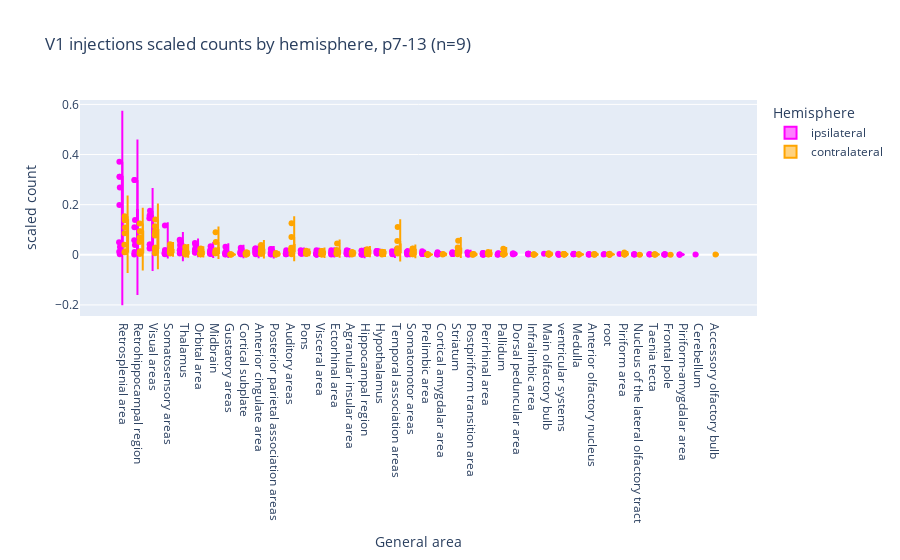

Notebook code cell kept with this figure:
### Code cell
plot_scaled_single(
    df_grouped,
    "V1 injections scaled counts by hemisphere, p7-13 (n=9)",
    area_order_scaled,
    "p7-13",
)

### Figure 1 — Plotly figure (JSON) as saved in the notebook; plotly's stock layout.template omitted (floating-point values rounded to 4 significant figures; data arrays with more than 128 entries replaced by an {"elided": "..."} marker saying what was removed)
{"data": [{"alignmentgroup": "True", "box": {"visible": true}, "hovertemplate": "Hemisphere=ipsilateral<br>General area=%{x}<br>scaled count=%{y}<extra></extra>", "legendgroup": "ipsilateral", "marker": {"color": "magenta"}, "meanline": {"visible": true}, "name": "ipsilateral", "offsetgroup": "ipsilateral", "orientation": "v", "points": "all", "scalegroup": "True", "showlegend": true, "type": "violin", "x": {"elided": "242 str values"}, "x0": " ", "xaxis": "x", "y": {"elided": "242 float values"}, "y0": " ", "yaxis": "y"}, {"alignmentgroup": "True", "box": {"visible": true}, "hovertemplate": "Hemisphere=contralateral<br>General area=%{x}<br>scaled count=%{y}<extra></extra>", "legendgroup": "contralateral", "marker": {"color": "orange"}, "meanline": {"visible": true}, "name": "contralateral", "offsetgroup": "contralateral", "orientation": "v", "points": "all", "scalegroup": "True", "showlegend": true, "type": "violin", "x": {"elided": "245 str values"}, "x0": " ", "xaxis": "x", "y": {"elided": "245 float values"}, "y0": " ", "yaxis": "y"}], "layout": {"legend": {"title": {"text": "Hemisphere"}, "tracegroupgap": 0}, "title": {"text": "V1 injections scaled counts by hemisphere, p7-13 (n=9)"}, "violinmode": "group", "xaxis": {"anchor": "y", "categoryarray": ["Retrosplenial area", "Retrohippocampal region", "Visual areas", "Somatosensory areas", "Thalamus", "Orbital area", "Midbrain", "Gustatory areas", "Cortical subplate", "Anterior cingulate area", "Posterior parietal association areas", "Auditory areas", "Pons", "Visceral area", "Ectorhinal area", "Agranular insular area", "Hippocampal region", "Hypothalamus", "Temporal association areas", "Somatomotor areas", "Prelimbic area", "Cortical amygdalar area", "Striatum", "Postpiriform transition area", "Perirhinal area", "Pallidum", "Dorsal peduncular area", "Infralimbic area", "Main olfactory bulb", "ventricular systems", "Medulla", "Anterior olfactory nucleus", "root", "Piriform area", "Nucleus of the lateral olfactory tract", "Taenia tecta", "Frontal pole", "Piriform-amygdalar area", "Cerebellum", "Accessory olfactory bulb"], "categoryorder": "array", "domain": [0, 1], "title": {"text": "General area"}}, "yaxis": {"anchor": "x", "domain": [0, 1], "title": {"text": "scaled count"}}}}
